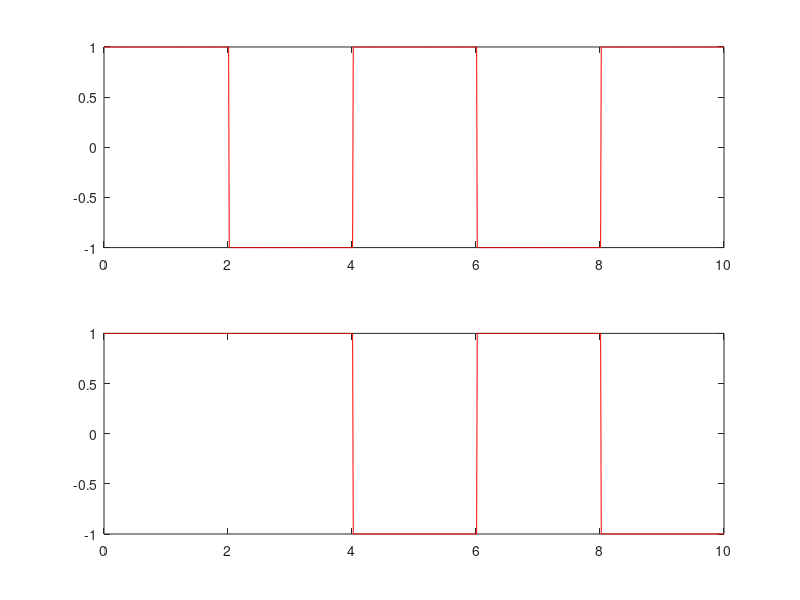
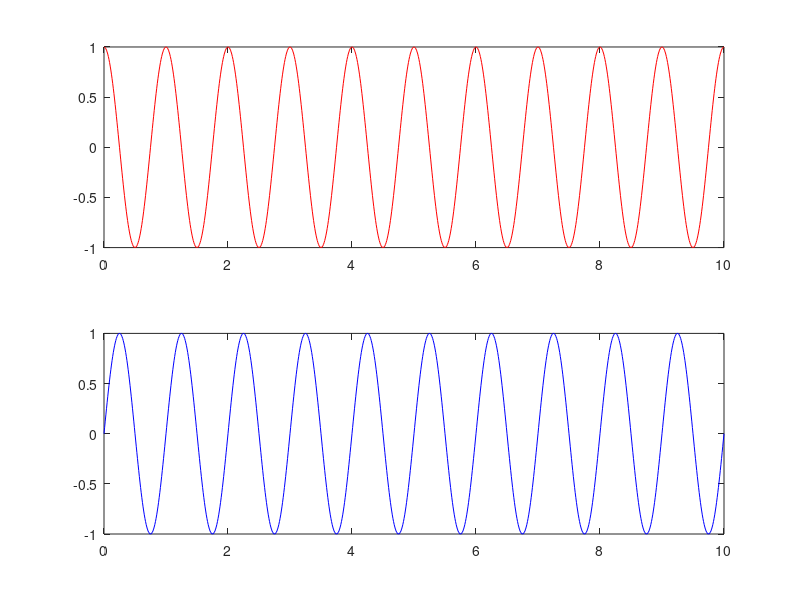
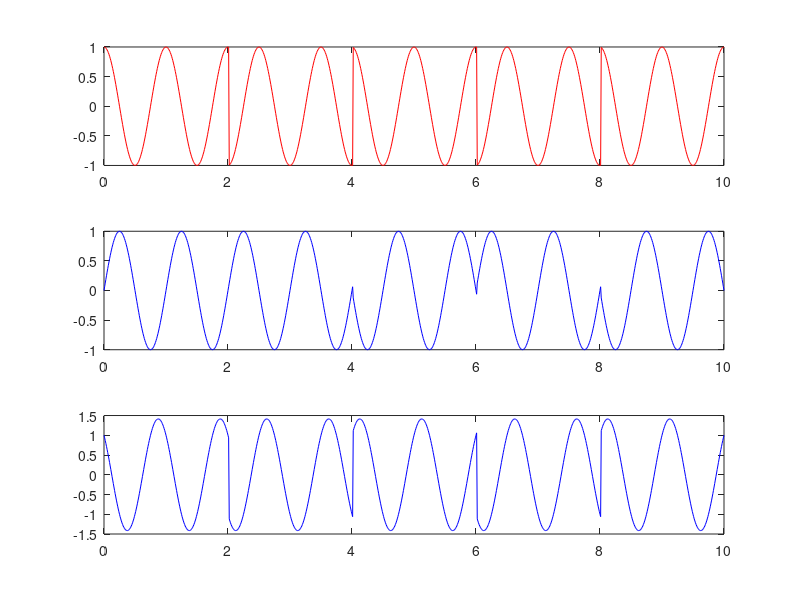

Write MATLAB code to recreate these figures, in order.
%QPSK waveform generation
clc;clear all; close all;
%x=[0 1 0 1];%input bits
x=randi([0,1],1,10)
%Bits to polar
for i=1:length(x)
    if x(i)==0
        p(i)=-1;
    else
        p(i)=1;
    end
end
%separation of even and odd sequence
even_seq= p(1:2:length(x));
odd_seq=p(2:2:length(x));

%NRZ polar line coder signal generation
i=1;
t=0:0.01:length(x);
m=2:2:length(x);
for j=1:length(t)
    if t(j)<=m(i)
        even_ps(j)=even_seq(i);
    else
        even_ps(j)=even_seq(i);
        i=i+1;
    end
end
i=1;
m=2:2:length(x);
for j=1:length(t)
    if t(j)<=m(i)
        odd_ps(j)=odd_seq(i);
    else
        odd_ps(j)=odd_seq(i);
        i=i+1;
    end
end
figure(1)
subplot(211);
plot(t,even_ps,'r');
subplot(212);
plot(t,odd_ps,'r');


%carrier signals generation
c1=cos(2*pi*1*t);
c2=sin(2*pi*1*t);

figure(2)
subplot(211);
plot(t,c1,'r');
subplot(212)
plot(t,c2,'b');

%QPSK waveform generation
r1=even_ps.*c1;
r2=odd_ps.*c2;
qpsk_sig=r1-r2;

figure(3)
subplot(311)
plot(t,r1,'r');
subplot(312)
plot(t,r2,'b');
subplot(313);
plot(t,qpsk_sig,'b');










